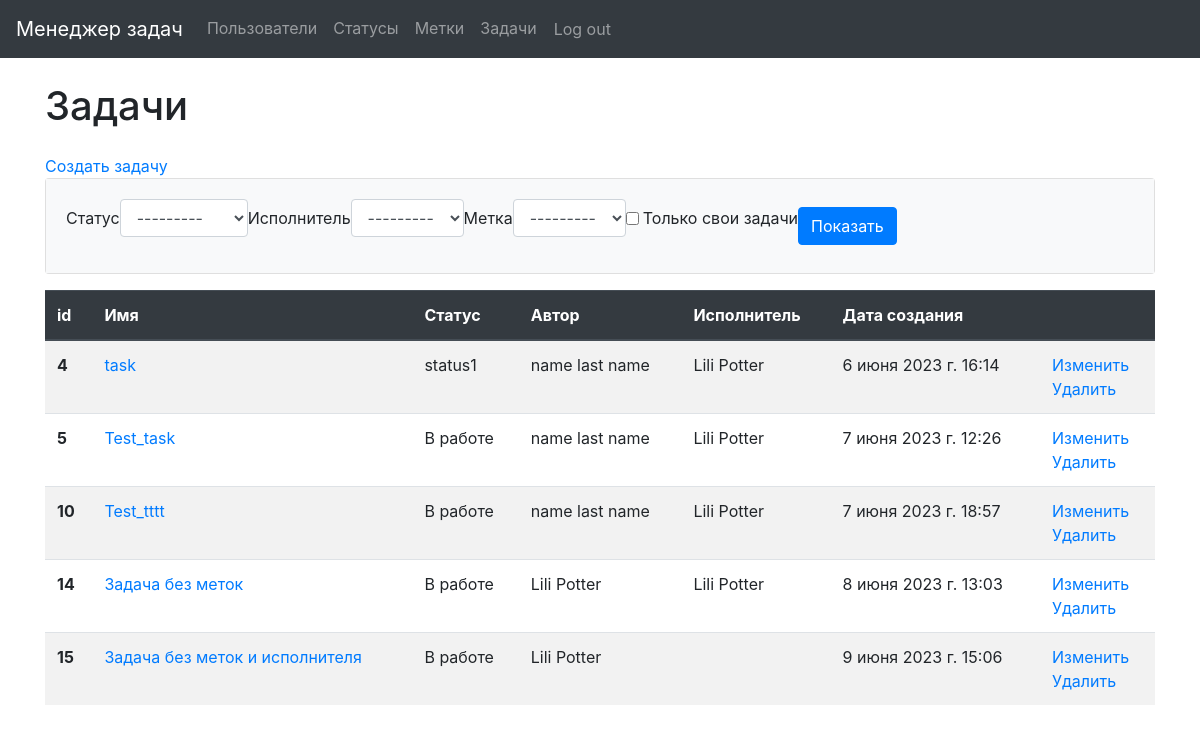
Page /tasks/ (signed in) on the committed database.
### task_manager/tasks/models.py (models this page shows)
class Task(models.Model):
    author = models.ForeignKey(User, on_delete=models.PROTECT,
                               related_name='task_author_user',
                               verbose_name=gettext('Author'))
    status = models.ForeignKey(Status, on_delete=models.PROTECT,
                               verbose_name=gettext('Status'))
    executor = models.ForeignKey(User, on_delete=models.PROTECT,
                                 related_name='task_executor_user',
                                 verbose_name=gettext('Executor'),
                                 null=True, blank=True)
    labels = models.ManyToManyField(Label, verbose_name=gettext('Label'),
                                    null=True, blank=True)
    description = models.TextField(verbose_name=gettext('Description'))
    name = models.CharField(max_length=250, verbose_name=gettext('Name'))
    created_at = models.DateTimeField(auto_now_add=True,
                                      verbose_name=gettext('created_at'))

### task_manager/statuses/models.py (models this page shows)
class Status(models.Model):
    status_name = models.CharField(
        max_length=250,
        unique=True,
        verbose_name=gettext('Name'),
        error_messages={
            "unique": gettext("%(model_name)s with this name already exists.")
        })
    created_at = models.DateTimeField(auto_now_add=True)
    def __str__(self):
        return "%s" % self.status_name
    class Meta:
        verbose_name = gettext('Status')

### task_manager/tasks/views.py (the view)
# urls.py: path('', TasksListView.as_view(), name='tasks'),
class TasksListView(ListView):
    model = Task
    template_name = 'tasks/tasks.html'
    def get(self, request, *args, **kwargs):
        if not self.request.user.is_authenticated:
            messages.error(self.request, gettext(
                'You are not authorized! Please sign in.'
            ))
            return redirect('/login')
        return super().get(request, *args, **kwargs)
    def get_context_data(self, **kwargs):
        context = super().get_context_data(**kwargs)
        user_id = self.request.user.id
        context['filter'] = TaskFilter(user_id, self.request.GET,
                                       queryset=self.get_queryset())
        return context

### task_manager/labels/models.py (called while the page is built)
    def __str__(self):
        return "%s" % self.label_name

### task_manager/tasks/filters.py (called while the page is built)
    def get_own_tasks(self, queryset, name, value):
        if value:
            return queryset.filter(author=self.user_id)
        return queryset

### task_manager/templates/tasks/tasks.html (shortened to what this page needs)
{% extends 'navbar.html' %}
{% load bootstrap4 %}
{% load i18n %}
{% block content %}
    <div class="container wrapper flex-grow-1">
        <h1 class="my-4">{% trans 'Tasks' %}</h1>
        <a href="{% url 'create_task' %}">{% trans 'Create a task' %}</a>
        <div class="card mb-3">
            <div class="card-body bg-light">
                <form class="form-inline center" method="get">
                    {% bootstrap_form filter.form %}
                    <button class="btn btn-primary" type="submit">{% trans 'Show' %}</button>
                </form>
            </div>
        </div>
        <table class="table table-striped">
            <thead class="thead-dark">
            <tr>
                <th scope="col">id</th>
                <th scope="col">{% trans 'Name' %}</th>
                <th scope="col">{% trans 'Status' %}</th>
                <th scope="col">{% trans 'Author' %}</th>
                <th scope="col">{% trans 'Executor' %}</th>
                <th scope="col">{% trans 'Date of creation' %}</th>
                <th scope="col"> </th>
            </tr>
            </thead>
            <tbody>
            {% for task in filter.qs %}
                <tr>
                    <th scope="row">{{ task.id }}</th>
                    <td>
                        <a href="{% url 'task_card' id=task.id %}">{{ task.name }}</td>
                    <td>{{ task.status }}</td>
                    <td>{{ task.author.first_name }} {{ task.author.last_name }}</td>
                    <td>{{ task.executor.first_name }} {{ task.executor.last_name }}</td>
                    <td>{{ task.created_at }}</td>
                    <td>
                        <a href="{% url 'update_task' id=task.id %}">{% trans 'Update' %}</a>
                        <br>
                        <a href="{% url 'delete_task' id=task.id %}">{% trans 'Delete' %}</a>
                    </td>
                </tr>
            {% endfor %}
            </tbody>
        </table>
    </div>
{% endblock %}

### rows in the picture
Task: id "4", name "task", status "status1", author.first_name "name", author.last_name "last name", executor.first_name "Lili", executor.last_name "Potter", created_at "6 июня 2023 г. 16:14"
Task: id "5", name "Test_task", status "В работе", author.first_name "name", author.last_name "last name", executor.first_name "Lili", executor.last_name "Potter", created_at "7 июня 2023 г. 12:26"
Task: id "10", name "Test_tttt", status "В работе", author.first_name "name", author.last_name "last name", executor.first_name "Lili", executor.last_name "Potter", created_at "7 июня 2023 г. 18:57"
Task: id "14", name "Задача без меток", status "В работе", author.first_name "Lili", author.last_name "Potter", executor.first_name "Lili", executor.last_name "Potter", created_at "8 июня 2023 г. 13:03"
Task: id "15", name "Задача без меток и исполнителя", status "В работе", author.first_name "Lili", author.last_name "Potter", created_at "9 июня 2023 г. 15:06"
